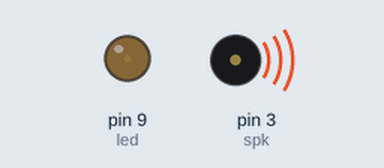
A sketch run on a simulated Arduino Uno, built with avr-gcc and run on an emulated ATmega328P. On the bench: output pins drawn as LEDs (lit = HIGH), buzzer (waves = sounding). Pins used as bus, display or sensor lines are not drawn.

Above: at 0.1 s.
Timing chart, 0 to 1.6 s (numbered marks = the images above):
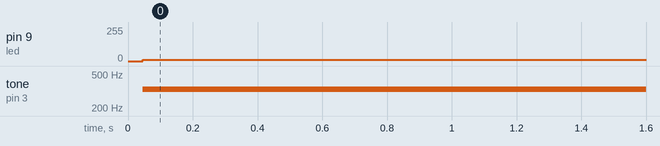

The sketch:

Noise.ino
```cpp
/*
  Some Noise!
  Generate noise using DigitalWrite and some delay, and some more stuff...

  This example code is for educational purpose and it is in the public domain.
*/

int led = 9;              // Pin 9 has an LED connected
int spk = 3;              // Pin 3 has a speaker connected


void setup() {
  // initialize the digital pins as outputs
  pinMode(led, OUTPUT);
  pinMode(spk, OUTPUT);
}


void loop() {
  // the raw way
  digitalWrite(led, HIGH);     // turn the LED on (HIGH is the voltage level)
  digitalWrite(spk, HIGH);     // turn the speaker on (HIGH is the voltage level)
  delayMicroseconds(100);      // wait

  digitalWrite(led, LOW);      // turn the LED off by making the voltage LOW
  digitalWrite(spk, LOW);      // turn the speaker off by making the voltage LOW
  delay(3);                    // wait

  // let's do it the right way
  //  analogWrite(led, 255);
  //  tone(spk, 440);

  // let's try to find some correlation
  //  int k = 0;
  //  analogWrite(led, k);
  //  tone(spk, map(k, 0, 1023, 100, 5000));
}
```

Measured:
- by itself, pin 9 (led): 0/255 → 9/255 at 0.05 s
- by itself, tone on pin 3 (spk): silent → 332 Hz at 0.05 s
